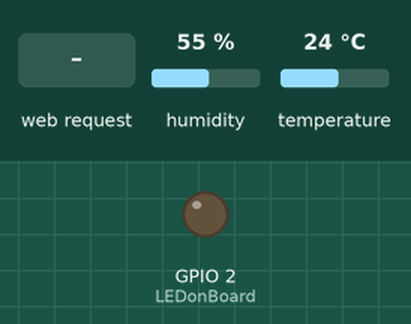
This sketch was run on a simulated ESP8266 (NodeMCU). Parts: output pins drawn as LEDs (lit = HIGH). The inputs (shaded band) are chosen by the test bench; at power-on: humidity 55 %, temperature 24 °C. WiFi joins after 1.5 s; servers stay silent unless stated; what the sketch prints to the serial monitor is not drawn.

Above: at 0.0 s.
At 3.7 s:
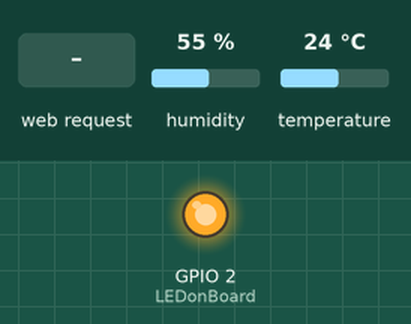
3.8 s: HTTP request GET /readTemperature received
5.3 s: HTTP request GET /readHumidity received
Timing chart, 0 to 8.3 s (numbered marks = the images above; inputs shaded):
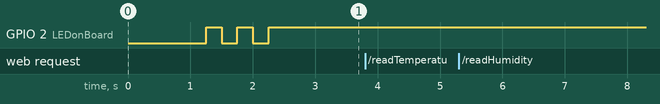

Measured:
- after the input at 3.8 s, every drawn part: stays the same
- after the input at 5.3 s, every drawn part: stays the same

The sketch:

sensor-suhu.ino
```cpp
//----------------------------------------Include NodeMCU ESP8266 Library
#include <ESP8266WiFi.h>
#include <WiFiClient.h>
#include <ESP8266WebServer.h>
//----------------------------------------
// Mengimpor library NodeMCU ESP8266 untuk menangani WiFi dan Web Server

#include "DHT.h"  //--> Memasukkan library untuk sensor DHT
#define DHTTYPE DHT11 //--> Mendefinisikan tipe sensor DHT yang digunakan (DHT11, DHT21, atau DHT22), di sini yang digunakan adalah DHT11.

#include "HTML.h" //--> Memasukkan isi halaman User Interface (UI) dari web, disimpan di folder yang sama dengan file .ino

#define LEDonBoard 2  //--> Mendefinisikan LED bawaan, digunakan sebagai indikator saat proses koneksi ke router WiFi

//----------------------------------------SSID dan Password WiFi
const char* ssid = "Masukkan Nama WiFi"; //--> Nama WiFi (SSID)
const char* password = "Masukkan Password WiFi"; //--> Password WiFi
//----------------------------------------

ESP8266WebServer server(80);  //--> Server berjalan pada port 80 (port standar HTTP)

const int DHTPin = 5; //--> Pin yang digunakan untuk sensor DHT11 adalah Pin D1 (alias Pin 5 pada NodeMCU)
DHT dht(DHTPin, DHTTYPE); //--> Inisialisasi sensor DHT, dengan pin dan tipe DHT yang telah ditentukan

//----------------------------------------Rutinitas ini akan dijalankan saat membuka alamat IP NodeMCU ESP8266 di browser
void handleRoot() {
 String s = MAIN_page; //--> Membaca konten HTML
 server.send(200, "text/html", s); //--> Mengirim halaman web ke klien
}
//----------------------------------------
//----------------------------------------Prosedur untuk membaca nilai suhu dari sensor DHT11
void handleDHT11Temperature() {
  float t = dht.readTemperature();  //--> Membaca suhu dalam Celsius (default). Jika ingin dalam Fahrenheit, bisa gunakan: float t = dht.readTemperature(true);
  String Temperature_Value = String(t);

  server.send(200, "text/plane", Temperature_Value); //--> Mengirim hanya nilai suhu ke permintaan AJAX klien

  if (isnan(t)) { //--> Cek apakah pembacaan gagal, jika ya, keluar dari prosedur untuk mencoba lagi.
    Serial.println("Gagal membaca dari sensor DHT!");
  }
  else {
    Serial.print("DHT11 || Suhu : ");
    Serial.print(t);
    Serial.print(" || ");
  }
}
//----------------------------------------
//----------------------------------------Prosedur untuk membaca nilai kelembaban dari sensor DHT11
void handleDHT11Humidity() {
  float h = dht.readHumidity();  //--> Membaca nilai kelembaban
  String Humidity_Value = String(h);

  server.send(200, "text/plane", Humidity_Value); //--> Mengirim hanya nilai kelembaban ke permintaan AJAX klien
  if (isnan(h)) {
    Serial.println("Gagal membaca dari sensor DHT!");
  }
  else {
    Serial.print("Kelembaban : ");
    Serial.println(h);
  }
}
//----------------------------------------
//----------------------------------------Setup
void setup(void){
  Serial.begin(9600);  //--> Memulai komunikasi serial dengan baud rate 115200
  delay(500);
  dht.begin();  //--> Memulai pembacaan sensor DHT11
  delay(500);

  WiFi.begin(ssid, password); //--> Mulai koneksi ke router WiFi
  Serial.println("");

  pinMode(LEDonBoard,OUTPUT); //--> Mengatur arah port LED bawaan ke output
  digitalWrite(LEDonBoard, HIGH); //--> Mematikan LED bawaan

  //----------------------------------------Menunggu hingga koneksi berhasil
  Serial.print("Menghubungkan");
  while (WiFi.status() != WL_CONNECTED) { //--> Selama belum terhubung ke WiFi
    Serial.print(".");
    //----------------------------------------Mengedipkan LED bawaan saat proses koneksi ke WiFi
    digitalWrite(LEDonBoard, LOW);
    delay(250);
    digitalWrite(LEDonBoard, HIGH);
    delay(250);
    //----------------------------------------
  }
  //----------------------------------------
  digitalWrite(LEDonBoard, HIGH); //--> Mematikan LED bawaan setelah berhasil terhubung
  //----------------------------------------Jika koneksi berhasil, tampilkan alamat IP di Serial Monitor
  Serial.println("");
  Serial.print("Berhasil terhubung ke : ");
  Serial.println(ssid);
  Serial.print("Alamat IP: ");
  Serial.println(WiFi.localIP()); //--> Menampilkan alamat IP
  //----------------------------------------
  server.on("/", handleRoot); //--> Menangani permintaan ke root ("/"). Ini untuk menampilkan halaman web.
  server.on("/readTemperature", handleDHT11Temperature);  //--> Menangani permintaan untuk membaca suhu
  server.on("/readHumidity", handleDHT11Humidity);  //--> Menangani permintaan untuk membaca kelembaban

  server.begin(); //--> Memulai server
  Serial.println("Server HTTP dimulai");
}
//----------------------------------------
//----------------------------------------Loop
void loop(){
  server.handleClient();  //--> Menangani permintaan klien
}
//----------------------------------------
```

HTML.h
```cpp
const char MAIN_page[] PROGMEM = R"=====(
<!DOCTYPE html>
<html>
  <head>
    <meta name="viewport" content="width=device-width, initial-scale=1">
    <link href="https://use.fontawesome.com/releases/v5.7.2/css/all.css" rel="stylesheet">
    <style>
      html {
        font-family: Arial;
        display: inline-block;
        margin: 0px auto;
        text-align: center;
      }
      h1 { font-size: 2.0rem; }
      p { font-size: 2.0rem; }
      .units { font-size: 1.2rem; }
      .dht-labels{
        font-size: 1.5rem;
        vertical-align:middle;
        padding-bottom: 15px;
      }
      .btn {
        background-color: #4CAF50;
        border: none;
        color: white;
        padding: 15px 32px;
        text-align: center;
        text-decoration: none;
        display: inline-block;
        font-size: 16px;
        margin: 10px 5px;
        cursor: pointer;
        border-radius: 4px;
      }
      .btn-blue {
        background-color: #008CBA;
      }
      .btn-red {
        background-color: #f44336;
      }
      #dataCount {
        font-size: 1.2rem;
        color: #666;
        margin: 10px 0;
      }
    </style>
  </head>
  <body>
    <h1>NodeMCU ESP8266 Monitoring Sensor DHT11</h1>
    <p>
      <i class="fa fa-thermometer-half" style="font-size:3.0rem;color:#62a1d3;"></i>
      <span class="dht-labels">Temperature : </span>
      <span id="TemperatureValue">0</span>
      <sup class="units">&deg;C</sup>
    </p>
    <p>
      <i class="fa fa-tint" style="font-size:3.0rem;color:#75e095;"></i>
      <span class="dht-labels">Humidity : </span>
      <span id="HumidityValue">0</span>
      <sup class="units">%</sup>
    </p>
    <p>
      <i class="far fa-clock" style="font-size:1.0rem;color:#e3a8c7;"></i>
      <span style="font-size:1.0rem;">Time </span>
      <span id="time" style="font-size:1.0rem;"></span>

      <i class="far fa-calendar-alt" style="font-size:1.0rem;color:#f7dc68";></i>
      <span style="font-size:1.0rem;">Date </span>
      <span id="date" style="font-size:1.0rem;"></span>
    </p>
    <div id="dataCount">Data tersimpan: 0</div>
    <div>
      <button class="btn btn-blue" onclick="downloadExcel()">
        <i class="fa fa-download"></i> Download Excel
      </button>
      <button class="btn btn-red" onclick="clearData()">
        <i class="fa fa-trash"></i> Hapus Data
      </button>
    </div>
    <script src="https://cdnjs.cloudflare.com/ajax/libs/xlsx/0.18.5/xlsx.full.min.js"></script>
    <script>
      var dataLog = [];

      setInterval(function() {
        getTemperatureData();
        getHumidityData();
      }, 2000);

      setInterval(function() {
        Time_Date();
      }, 1000);

      function getTemperatureData() {
        var xhttp = new XMLHttpRequest();
        xhttp.onreadystatechange = function() {
          if (this.readyState == 4 && this.status == 200) {
            document.getElementById("TemperatureValue").innerHTML = this.responseText;
            window.currentTemp = this.responseText;
            saveData();
          }
        };
        xhttp.open("GET", "readTemperature", true);
        xhttp.send();
      }

      function getHumidityData() {
        var xhttp = new XMLHttpRequest();
        xhttp.onreadystatechange = function() {
          if (this.readyState == 4 && this.status == 200) {
            document.getElementById("HumidityValue").innerHTML = this.responseText;
            window.currentHum = this.responseText;
          }
        };
        xhttp.open("GET", "readHumidity", true);
        xhttp.send();
      }

      function Time_Date() {
        var t = new Date();
        document.getElementById("time").innerHTML = t.toLocaleTimeString();
        var d = new Date();
        const dayNames = ["Sunday", "Monday", "Tuesday", "Wednesday", "Thursday", "Friday","Saturday"];
        const monthNames = ["January", "February", "March", "April", "May", "June","July", "August", "September", "October", "November", "December"];
        document.getElementById("date").innerHTML = dayNames[d.getDay()] + ", " + d.getDate() + "-" + monthNames[d.getMonth()] + "-" + d.getFullYear();
      }

      function saveData() {
        if (window.currentTemp && window.currentHum) {
          var now = new Date();
          var dataEntry = {
            'Tanggal': now.toLocaleDateString('id-ID'),
            'Waktu': now.toLocaleTimeString('id-ID'),
            'Suhu (°C)': window.currentTemp,
            'Kelembaban (%)': window.currentHum
          };
          dataLog.push(dataEntry);
          document.getElementById("dataCount").innerHTML = "Data tersimpan: " + dataLog.length;
        }
      }

      function downloadExcel() {
        if (dataLog.length === 0) {
          alert("Tidak ada data untuk diunduh!");
          return;
        }

        var ws = XLSX.utils.json_to_sheet(dataLog);
        var wb = XLSX.utils.book_new();
        XLSX.utils.book_append_sheet(wb, ws, "Data DHT11");

        var filename = "Data_DHT11_" + new Date().toISOString().slice(0,10) + ".xlsx";
        XLSX.writeFile(wb, filename);
      }

      function clearData() {
        if (confirm("Apakah Anda yakin ingin menghapus semua data?")) {
          dataLog = [];
          document.getElementById("dataCount").innerHTML = "Data tersimpan: 0";
          alert("Data berhasil dihapus!");
        }
      }
    </script>
  </body>
</html>
)=====";
```
